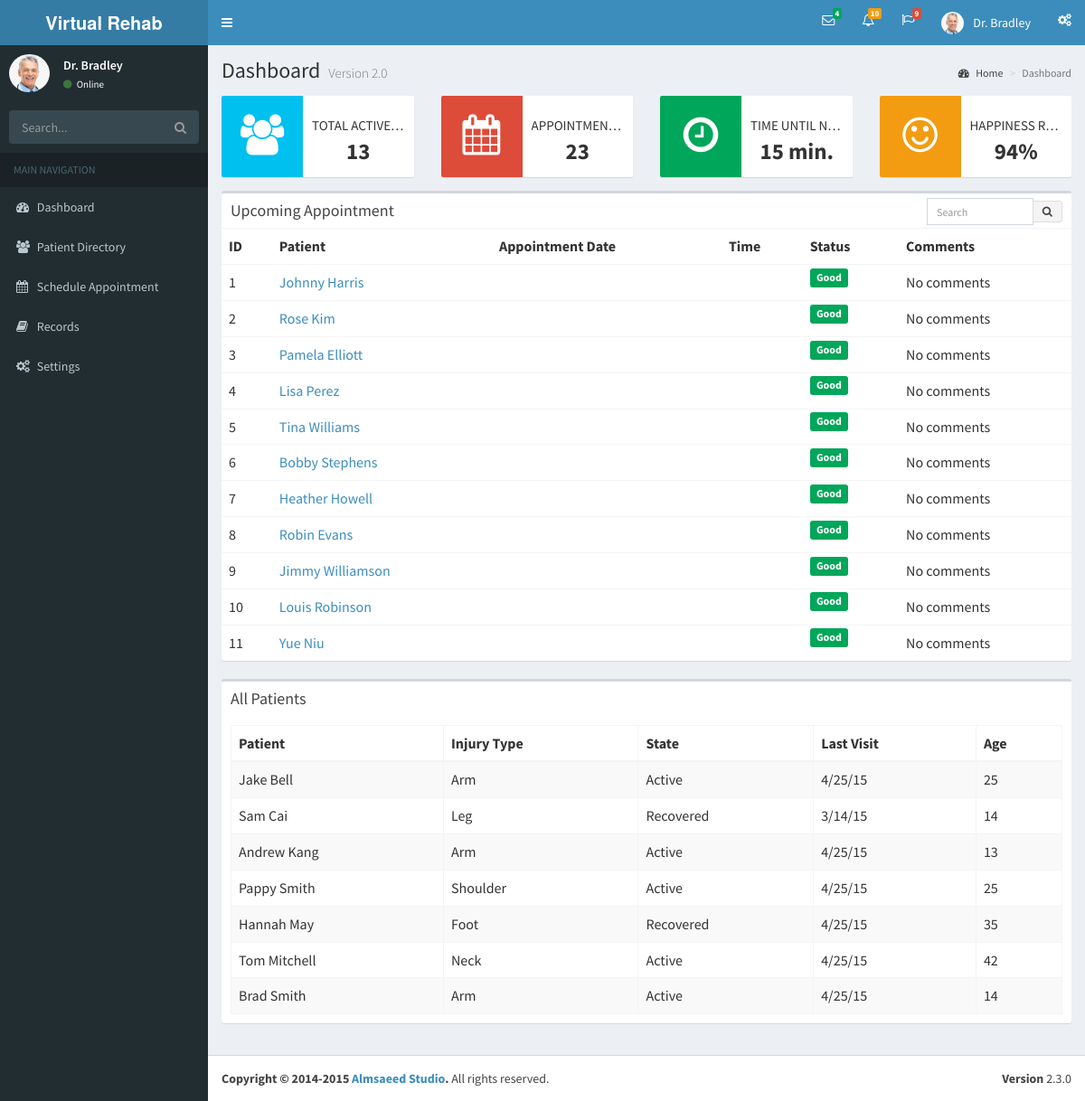
/, run on an earlier commit of the app's database.
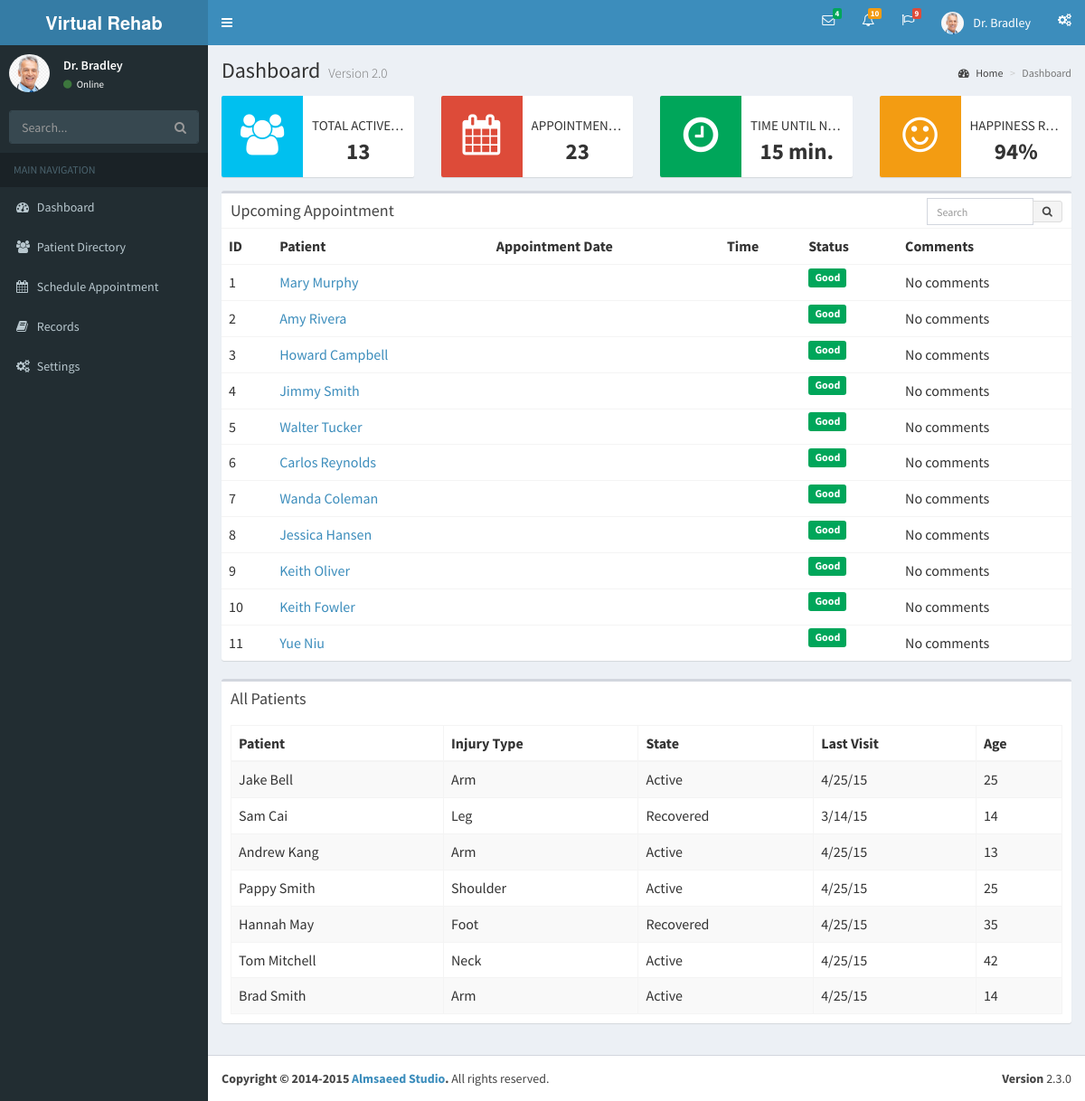
And on a later commit of the database.
### dashboard/models.py (models this page shows, shortened)
@python_2_unicode_compatible
class Patient(models.Model):
    doctor = models.ForeignKey(Doctor, on_delete=models.CASCADE)
    GENDER_CHOICES = (
        ('Male', 'Male'),
        ('Female', 'Female'),
    )
    first_name = models.CharField(max_length=20)
    last_name = models.CharField(max_length=20)
    def _get_full_name(self):
        return '%s %s' % (self.first_name, self.last_name)
    full_name = property(_get_full_name)
    DOB = models.DateField()
    def get_age(self):
        today = date.today()
        delta = today - self.DOB
        return delta.days / 365
    age = property(get_age)
    pub_date = models.DateTimeField('date published')
    last_appointment = models.DateTimeField(null=True, blank=True)
    gender = models.CharField(max_length=1, choices=GENDER_CHOICES)
    rehab_focus = models.CharField(max_length=20)
    phone_number = models.CharField(max_length=10)
    address = models.CharField(max_length=50)
    previous_injuries = models.CharField(max_length=50)
    notes = models.CharField(max_length=200)
    recovery_percentage = models.IntegerField(default=0)
    dummy_image = models.CharField(max_length=200, default="http://pixel.nymag.com/imgs/daily/intelligencer/2015/08/10/10-donald-trump-debate.w750.h560.2x.jpg")
    next_appointment = models.DateTimeField(null=True, blank=True)

### dashboard/views.py (the view)
# urls.py: url(r'^$', views.index, name='index'),
def index(request):
    upcoming_appointments = "temp"
    patient_list = Patient.objects.all()
    context = {
        'upcoming_appointments': upcoming_appointments,
        'patient_list': patient_list
        }
    return render(request, 'dashboard/index.html', context)

### dashboard/templates/dashboard/index.html (shortened to what the changed rows need)
{% extends 'base.html' %}
{% load staticfiles %}
{% block content %}
      <div class="content-wrapper" style="min-height:100%">
        <section class="content-header">
          <h1>
            Dashboard
            <small>Version 2.0</small>
          </h1>
        </section>
        <section class="content">
          <div class="row">
            <div class="col-xs-12">
              <div class="box">
                <div class="box-body table-responsive no-padding">
                  <table class="table table-hover">
                    <tr>
                      <th>ID</th>
                      <th>Patient</th>
                      <th>Appointment Date</th>
                      <th>Time</th>
                      <th>Status</th>
                      <th>Comments</th>
                    </tr>
                    {% for patient in patient_list %}
                      <tr>
                        <td>{{ patient.id }}</td>
                        <td><a href="{% url 'dashboard:profile' patient.id %}">{{ patient.full_name }}</a></td>
                        <td>{{ patient.next_appointment|date:'n/j/Y' }}</td>
                        <td>{{ patient.next_appointment|date:'P' }}</td>
                        <td><span class="label label-success">Good</span></td>
                        <td>No comments</td>
                      </tr>
                    {% endfor %}
                  </table>
                </div>
              </div>
            </div>
          </div>
                    <div class="row">
            <div class="col-xs-12">
              <div class="box">
                <div class="box-body">
                  <table id="example1" class="table table-bordered table-striped">
                    <thead>
                      <tr>
                        <th>Patient</th>
                        <th>Injury Type</th>
                        <th>State</th>
                        <th>Last Visit</th>
                        <th>Age</th>
                      </tr>
                    </thead>
                  </table>
                </div>
              </div>
            </div>
          </div>
        </section>
      </div>
{% endblock %}

What changed in the data, as far as the page shows it:
changed Patient id 1: full_name "Johnny Harris" → "Mary Murphy"
changed Patient id 2: full_name "Rose Kim" → "Amy Rivera"
changed Patient id 3: full_name "Pamela Elliott" → "Howard Campbell"
changed Patient id 4: full_name "Lisa Perez" → "Jimmy Smith"
changed Patient id 5: full_name "Tina Williams" → "Walter Tucker"
changed Patient id 6: full_name "Bobby Stephens" → "Carlos Reynolds"
changed Patient id 7: full_name "Heather Howell" → "Wanda Coleman"
changed Patient id 8: full_name "Robin Evans" → "Jessica Hansen"
changed Patient id 9: full_name "Jimmy Williamson" → "Keith Oliver"
changed Patient id 10: full_name "Louis Robinson" → "Keith Fowler"
